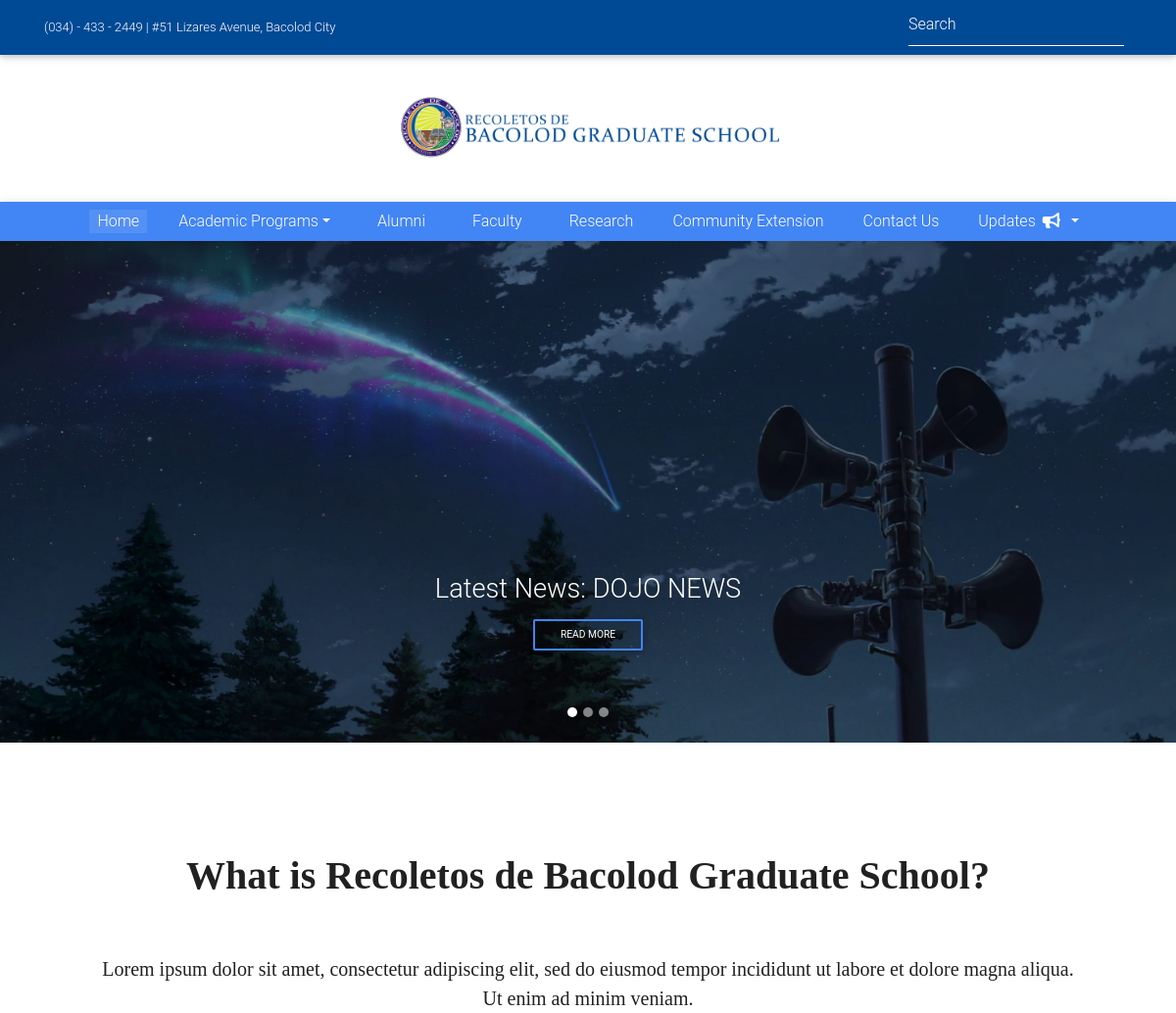
Before: / (upper part) with the older database file.
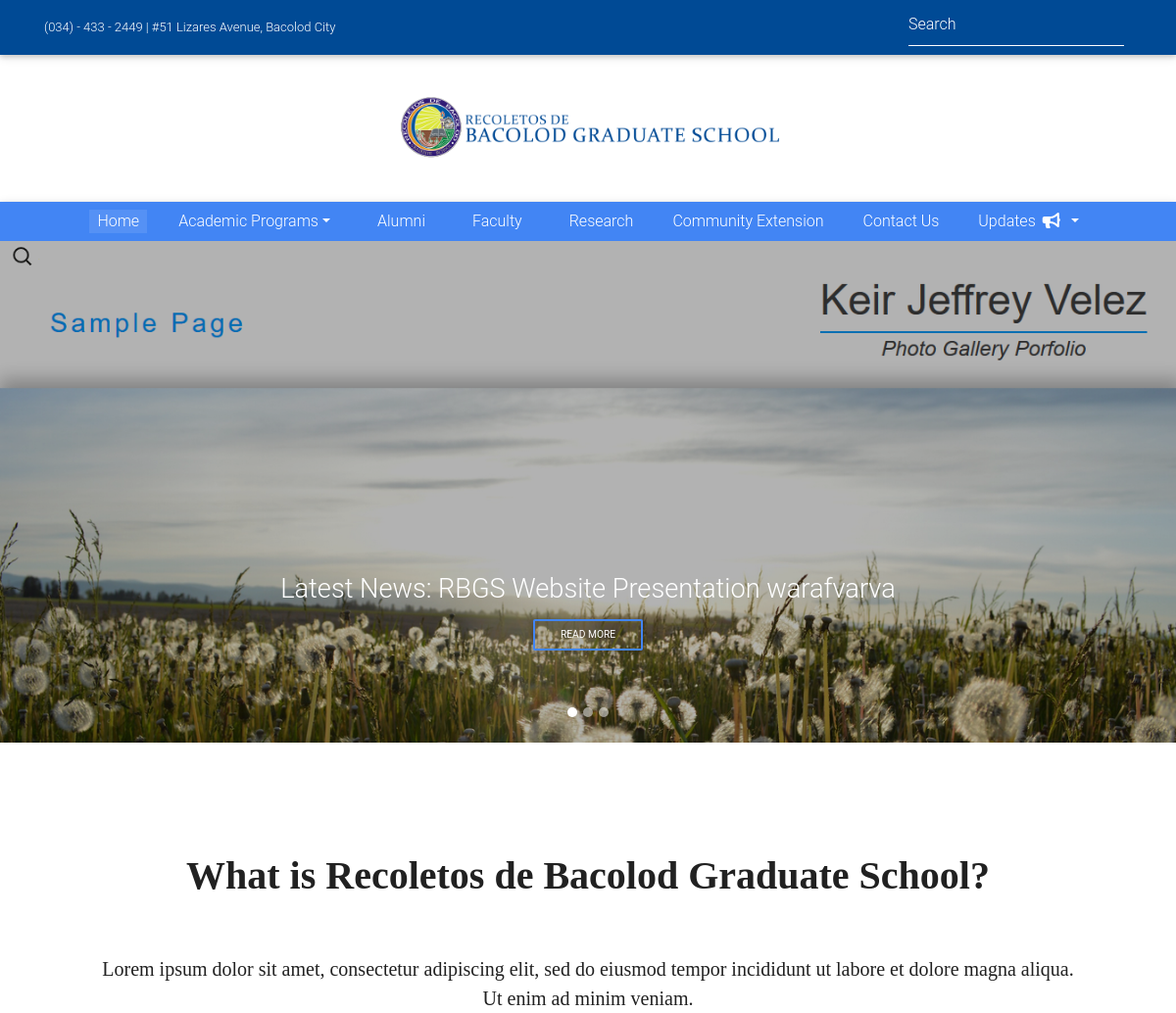
After: the same page with the newer database file.
### website/models.py (models this page shows, shortened)
class NewsPost(models.Model):
	news_title = models.CharField(null="", max_length=1000, help_text="Headline")
	news_shortdesc = models.CharField(null="", max_length=10000, help_text="Short Description for Preview text.")
	news_description = models.CharField(null="",max_length=10000, help_text="Full content")
	news_author = models.CharField(null="",max_length=1000, help_text="Author of the article")
	news_image = models.FileField(null="", help_text="Headline Image of the article")
	news_date = models.DateField(null="")
	news_time = models.TimeField(null="", auto_now_add=True)

### website/views.py (the view)
# urls.py: url(r'^$', views.index, name='index'),
def index (request, template_name='website/index.html'):
	news = NewsPost.objects.order_by('-news_date','-news_time')[0]
	events = UpcomingEvent.objects.order_by('event_date','event_time')[0]
	outreach = OutreachPost.objects.order_by('-outreach_date')[0]
	return render(request, template_name, {'news':news,'events':events,'outreach':outreach})

### website/templates/website/index.html (shortened to what this page needs)
{% extends 'website/base.html' %}
{% load static %}
{% block navbar %}
<nav class="navbar navbar-expand-lg navbar-dark primary-color">
    <div class="container">
        <div class="row mx-auto">
            <div class="col-lg-12">
                <div class="collapse navbar-collapse" id="basicExampleNav">
                    <ul class="navbar-nav ml-auto">
                        <li class="nav-item active">
                          <a class="nav-link" href="/"> Home
                          </a>
                        </li>
                        <li class="nav-item dropdown menu-large ml-4">
                          <a class="nav-link dropdown-toggle dropdown-toggle-split" href="programs" data-toggle="dropdown" aria-haspopup="true" aria-expanded="false">Academic Programs</a>
                        </li>
                        <li class="nav-item ml-4">
                          <a class="nav-link ml-2" href="/alumni">Alumni</a>
                        </li>
                        <li class="nav-item ml-4">
                          <a class="nav-link ml-2" href="/faculty">Faculty</a>
                        </li>
                        <li class="nav-item ml-4">
                          <a class="nav-link ml-2" href="/research">Research</a>
                        </li>
                        <li class="nav-item ml-4">
                          <a class="nav-link" href="/outreach">Community Extension</a>
                        </li>
                        <li class="nav-item ml-4">
                          <a class="nav-link" href="/contactus">Contact Us</a>
                        </li>
                        <li class="nav-item ml-4 dropdown">
                            <a class="nav-link dropdown-toggle" href="#" id="userMenu" data-toggle="dropdown" aria-haspopup="true" aria-expanded="false">
                                Updates <i class="fa fa-bullhorn"></i>
                            </a>
                        </li>
                    </ul>
                </div>
            </div>
        </div>
    </div>
</nav>
{% endblock %}
{% block content %}
<div id="carousel-example-2" class="carousel slide carousel-fade" data-ride="carousel">
    <ol class="carousel-indicators">
        <li data-target="#carousel-example-2" data-slide-to="0" class="active"></li>
        <li data-target="#carousel-example-2" data-slide-to="1"></li>
        <li data-target="#carousel-example-2" data-slide-to="2"></li>
    </ol>
    <div class="carousel-inner" role="listbox">
        <div class="carousel-item active">
            <div class="view">
                <img class="d-block w-100" src="{{news.news_image.url}}" alt="First slide">
                <div class="mask rgba-black-light"></div>
            </div>
            <div class="carousel-caption">
                <h2 class="h3-responsive">Latest News: {{news.news_title}}</h2>
                <p><a href="{% url 'news_item' news.id %}" class="btn btn-sm btn-outline-primary"><span class="text-white">Read More</span></a></p>
            </div>
        </div>
    </div>
    <a class="carousel-control-prev" href="#carousel-example-2" role="button" data-slide="prev">
        <span class="carousel-control-prev-icon" aria-hidden="true"></span>
    </a>
    <a class="carousel-control-next" href="#carousel-example-2" role="button" data-slide="next">
        <span class="carousel-control-next-icon" aria-hidden="true"></span>
    </a>
</div>
<span style="font-family: 'Calibri Light'; font-size: large" id="aboutrbgs">
    <div class="container">
        <section class="text-center text-dark">
            <h1 class="py-5 font-weight-bold ">What is Recoletos de Bacolod Graduate School?</h1>
            <p class="px-5 mb-5 pb-3 lead text-dark">Lorem ipsum dolor sit amet, consectetur adipiscing elit, sed do eiusmod tempor incididunt ut labore et dolore magna
            aliqua. Ut enim ad minim veniam.</p>
        </section>
    </div>
</span>
{% endblock %}

Changed rows visible on the page:
no longer on this page (row unchanged): NewsPost: news_image (picture), news_title "DOJO NEWS"
added NewsPost: news_image (picture), news_title "RBGS Website Presentation warafvarva"
